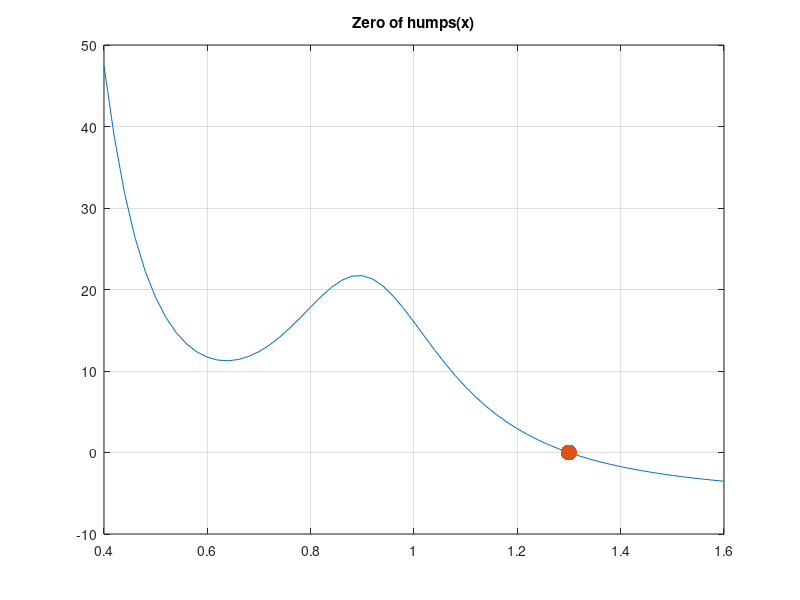

MATLAB code to generate this figure:
%ZERODEMO This demo shows how to find the zero of a function.



%	Copyright (c) 1984-94 by The MathWorks, Inc.



clf reset

echo on

clc

%   A function called FZERO is used to find a zero of a function.



%   Consider a function called HUMPS(x) that we've defined in 

%   an M-file on disk,



type humps

pause   % Press any key to continue.



%   Let's plot this function on the interval from 0 to 2,



fplot('humps',[0,2]), grid

title('Notice the zero near x = 1.2'), pause

clc

%   To find a zero of this function near x = 1, we invoke FZERO:



z = fzero('humps',1)

%   And the value above is the zero near 1.0.



pause   % Press any key for plot.



x = 0.4:.02:1.6;

y = humps(x);

plot(x,y,z,humps(z),'.')

title('Zero of humps(x)'), grid



echo off

h = get(gca,'children');

set(h(1),'markersize',35)
